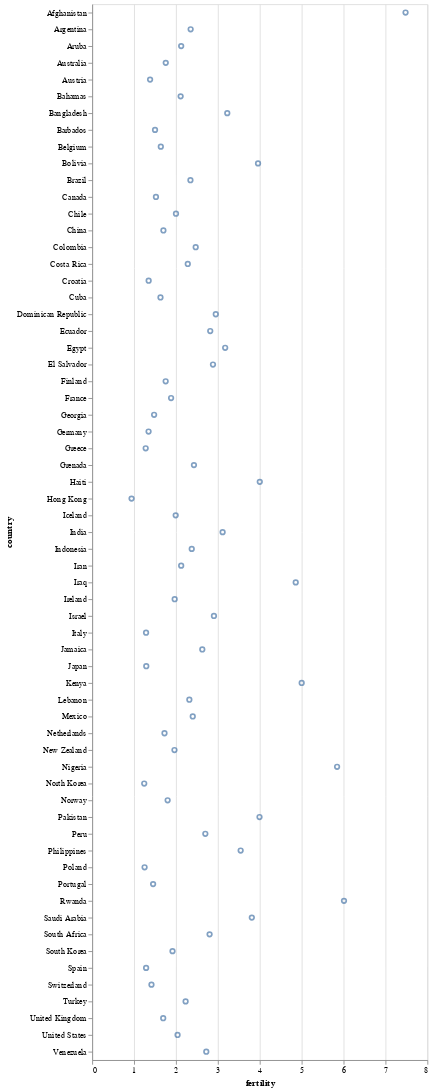

The notebook cell this image was saved under:
### Code cell
alt.Chart(df.query("year == 2000")).mark_point().encode(
    alt.X('fertility:Q'),
    alt.Y('country:O')
    
    
)

### Figure 1 — Vega-Lite specification as saved in the notebook (floating-point values rounded to 4 significant figures)
{"config": {"view": {"continuousWidth": 400, "continuousHeight": 300}}, "data": {"name": "data-fdeb0b749a6385830bd1445d39ad6ea0"}, "mark": "point", "encoding": {"x": {"field": "fertility", "type": "quantitative"}, "y": {"field": "country", "type": "ordinal"}}, "$schema": "https://vega.github.io/schema/vega-lite/v4.17.0.json", "datasets": {"data-fdeb0b749a6385830bd1445d39ad6ea0": [{"year": 2000, "country": "Afghanistan", "cluster": 0, "pop": 23898198, "life_expect": 42.13, "fertility": 7.479}, {"year": 2000, "country": "Argentina", "cluster": 3, "pop": 37497728, "life_expect": 74.34, "fertility": 2.35}, {"year": 2000, "country": "Aruba", "cluster": 3, "pop": 69539, "life_expect": 73.45, "fertility": 2.124}, {"year": 2000, "country": "Australia", "cluster": 4, "pop": 19164620, "life_expect": 80.37, "fertility": 1.756}, {"year": 2000, "country": "Austria", "cluster": 1, "pop": 8113413, "life_expect": 78.98, "fertility": 1.382}, {"year": 2000, "country": "Bahamas", "cluster": 3, "pop": 290075, "life_expect": 71.07, "fertility": 2.111}, {"year": 2000, "country": "Bangladesh", "cluster": 0, "pop": 130406594, "life_expect": 62.01, "fertility": 3.224}, {"year": 2000, "country": "Barbados", "cluster": 3, "pop": 273483, "life_expect": 75.97, "fertility": 1.5}, {"year": 2000, "country": "Belgium", "cluster": 1, "pop": 10263618, "life_expect": 78.32, "fertility": 1.638}, {"year": 2000, "country": "Bolivia", "cluster": 3, "pop": 8152620, "life_expect": 63.88, "fertility": 3.958}, {"year": 2000, "country": "Brazil", "cluster": 3, "pop": 175552771, "life_expect": 71.01, "fertility": 2.345}, {"year": 2000, "country": "Canada", "cluster": 3, "pop": 31278097, "life_expect": 79.77, "fertility": 1.522}, {"year": 2000, "country": "Chile", "cluster": 3, "pop": 15153450, "life_expect": 77.86, "fertility": 2.0}, {"year": 2000, "country": "China", "cluster": 4, "pop": 1262645000, "life_expect": 72.03, "fertility": 1.7}, {"year": 2000, "country": "Colombia", "cluster": 3, "pop": 39685655, "life_expect": 71.68, "fertility": 2.47}, {"year": 2000, "country": "Costa Rica", "cluster": 3, "pop": 3710558, "life_expect": 78.12, "fertility": 2.281}, {"year": 2000, "country": "Croatia", "cluster": 1, "pop": 4410830, "life_expect": 74.88, "fertility": 1.348}, {"year": 2000, "country": "Cuba", "cluster": 3, "pop": 11134273, "life_expect": 77.16, "fertility": 1.63}, {"year": 2000, "country": "Dominican Republic", "cluster": 3, "pop": 8385828, "life_expect": 70.85, "fertility": 2.95}, {"year": 2000, "country": "Ecuador", "cluster": 3, "pop": 12505204, "life_expect": 74.17, "fertility": 2.817}, {"year": 2000, "country": "Egypt", "cluster": 5, "pop": 70492342, "life_expect": 69.81, "fertility": 3.174}, {"year": 2000, "country": "El Salvador", "cluster": 3, "pop": 6122515, "life_expect": 70.73, "fertility": 2.883}, {"year": 2000, "country": "Finland", "cluster": 1, "pop": 5168595, "life_expect": 78.37, "fertility": 1.754}, {"year": 2000, "country": "France", "cluster": 1, "pop": 59381628, "life_expect": 79.59, "fertility": 1.883}, {"year": 2000, "country": "Georgia", "cluster": 1, "pop": 4777209, "life_expect": 70.48, "fertility": 1.478}, {"year": 2000, "country": "Germany", "cluster": 1, "pop": 82187909, "life_expect": 78.67, "fertility": 1.346}, {"year": 2000, "country": "Greece", "cluster": 1, "pop": 10559110, "life_expect": 78.26, "fertility": 1.277}, {"year": 2000, "country": "Grenada", "cluster": 3, "pop": 89312, "life_expect": 67.75, "fertility": 2.429}, {"year": 2000, "country": "Haiti", "cluster": 3, "pop": 7306302, "life_expect": 58.14, "fertility": 4.0}, {"year": 2000, "country": "Hong Kong", "cluster": 4, "pop": 6658720, "life_expect": 81.5, "fertility": 0.94}, {"year": 2000, "country": "Iceland", "cluster": 1, "pop": 281043, "life_expect": 80.5, "fertility": 1.993}, {"year": 2000, "country": "India", "cluster": 0, "pop": 1007702000, "life_expect": 62.88, "fertility": 3.113}, {"year": 2000, "country": "Indonesia", "cluster": 4, "pop": 206265000, "life_expect": 68.59, "fertility": 2.376}, {"year": 2000, "country": "Iran", "cluster": 5, "pop": 65660289, "life_expect": 69.45, "fertility": 2.124}, {"year": 2000, "country": "Iraq", "cluster": 5, "pop": 22675617, "life_expect": 57.05, "fertility": 4.858}, {"year": 2000, "country": "Ireland", "cluster": 1, "pop": 3791690, "life_expect": 77.78, "fertility": 1.969}, {"year": 2000, "country": "Israel", "cluster": 5, "pop": 5842454, "life_expect": 79.7, "fertility": 2.906}, {"year": 2000, "country": "Italy", "cluster": 1, "pop": 57719337, "life_expect": 80.24, "fertility": 1.286}, {"year": 2000, "country": "Jamaica", "cluster": 3, "pop": 2615467, "life_expect": 72.05, "fertility": 2.628}, {"year": 2000, "country": "Japan", "cluster": 4, "pop": 126699784, "life_expect": 82.0, "fertility": 1.291}, {"year": 2000, "country": "Kenya", "cluster": 2, "pop": 29985839, "life_expect": 50.99, "fertility": 5.0}, {"year": 2000, "country": "South Korea", "cluster": 4, "pop": 21647682, "life_expect": 66.66, "fertility": 1.917}, {"year": 2000, "country": "North Korea", "cluster": 4, "pop": 47351083, "life_expect": 77.05, "fertility": 1.242}, {"year": 2000, "country": "Lebanon", "cluster": 5, "pop": 3578036, "life_expect": 71.03, "fertility": 2.319}, {"year": 2000, "country": "Mexico", "cluster": 3, "pop": 99926620, "life_expect": 74.9, "fertility": 2.401}, {"year": 2000, "country": "Netherlands", "cluster": 1, "pop": 15907853, "life_expect": 78.53, "fertility": 1.726}, {"year": 2000, "country": "New Zealand", "cluster": 4, "pop": 3819762, "life_expect": 79.11, "fertility": 1.964}, {"year": 2000, "country": "Nigeria", "cluster": 2, "pop": 114306700, "life_expect": 46.61, "fertility": 5.845}, {"year": 2000, "country": "Norway", "cluster": 1, "pop": 4492400, "life_expect": 79.05, "fertility": 1.801}, {"year": 2000, "country": "Pakistan", "cluster": 0, "pop": 146342958, "life_expect": 63.61, "fertility": 3.994}, {"year": 2000, "country": "Peru", "cluster": 3, "pop": 25979722, "life_expect": 69.91, "fertility": 2.7}, {"year": 2000, "country": "Philippines", "cluster": 4, "pop": 79739825, "life_expect": 70.3, "fertility": 3.544}, {"year": 2000, "country": "Poland", "cluster": 1, "pop": 38654164, "life_expect": 74.67, "fertility": 1.251}, {"year": 2000, "country": "Portugal", "cluster": 1, "pop": 10335597, "life_expect": 77.29, "fertility": 1.454}, {"year": 2000, "country": "Rwanda", "cluster": 2, "pop": 7507056, "life_expect": 43.41, "fertility": 6.01}, {"year": 2000, "country": "Saudi Arabia", "cluster": 5, "pop": 23153090, "life_expect": 71.63, "fertility": 3.81}, {"year": 2000, "country": "South Africa", "cluster": 2, "pop": 44066197, "life_expect": 53.37, "fertility": 2.802}, {"year": 2000, "country": "Spain", "cluster": 1, "pop": 40016081, "life_expect": 79.78, "fertility": 1.287}, {"year": 2000, "country": "Switzerland", "cluster": 1, "pop": 7266920, "life_expect": 80.62, "fertility": 1.415}, {"year": 2000, "country": "Turkey", "cluster": 1, "pop": 65666677, "life_expect": 70.84, "fertility": 2.23}, {"year": 2000, "country": "United Kingdom", "cluster": 1, "pop": 59522468, "life_expect": 78.47, "fertility": 1.695}, {"year": 2000, "country": "United States", "cluster": 3, "pop": 282338631, "life_expect": 77.31, "fertility": 2.038}, {"year": 2000, "country": "Venezuela", "cluster": 3, "pop": 23542649, "life_expect": 72.77, "fertility": 2.723}]}}
